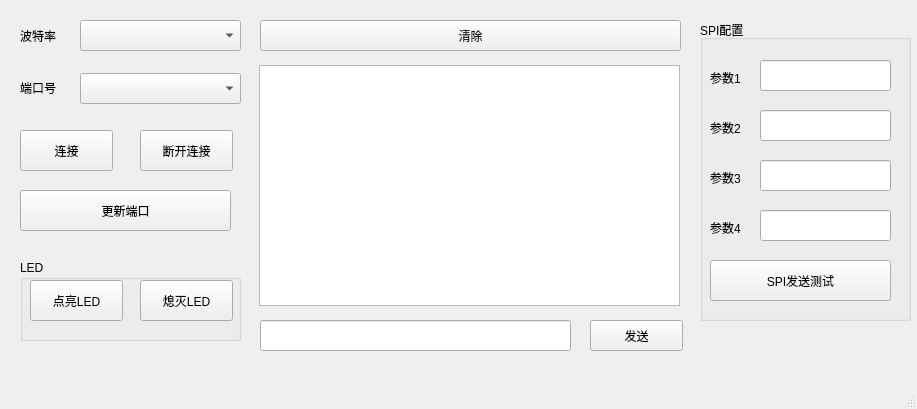
<?xml version="1.0" encoding="UTF-8"?>
<ui version="4.0">
 <class>MainWindow</class>
 <widget class="QMainWindow" name="MainWindow">
  <property name="geometry">
   <rect>
    <x>0</x>
    <y>0</y>
    <width>917</width>
    <height>409</height>
   </rect>
  </property>
  <property name="windowTitle">
   <string>MainWindow</string>
  </property>
  <widget class="QWidget" name="centralwidget">
   <widget class="QPushButton" name="Connect">
    <property name="geometry">
     <rect>
      <x>20</x>
      <y>130</y>
      <width>93</width>
      <height>41</height>
     </rect>
    </property>
    <property name="text">
     <string>连接</string>
    </property>
   </widget>
   <widget class="QPushButton" name="Disconnect">
    <property name="geometry">
     <rect>
      <x>140</x>
      <y>130</y>
      <width>93</width>
      <height>41</height>
     </rect>
    </property>
    <property name="text">
     <string>断开连接</string>
    </property>
   </widget>
   <widget class="QComboBox" name="Ports">
    <property name="geometry">
     <rect>
      <x>80</x>
      <y>73</y>
      <width>161</width>
      <height>31</height>
     </rect>
    </property>
    <property name="minimumSize">
     <size>
      <width>0</width>
      <height>24</height>
     </size>
    </property>
   </widget>
   <widget class="QTextBrowser" name="textBrowser">
    <property name="geometry">
     <rect>
      <x>259</x>
      <y>65</y>
      <width>421</width>
      <height>241</height>
     </rect>
    </property>
    <property name="undoRedoEnabled">
     <bool>false</bool>
    </property>
    <property name="lineWrapMode">
     <enum>QTextEdit::WidgetWidth</enum>
    </property>
   </widget>
   <widget class="QLabel" name="BaudRateLab">
    <property name="geometry">
     <rect>
      <x>20</x>
      <y>20</y>
      <width>71</width>
      <height>31</height>
     </rect>
    </property>
    <property name="text">
     <string>波特率</string>
    </property>
   </widget>
   <widget class="QPushButton" name="Clear">
    <property name="geometry">
     <rect>
      <x>260</x>
      <y>20</y>
      <width>421</width>
      <height>31</height>
     </rect>
    </property>
    <property name="text">
     <string>清除</string>
    </property>
   </widget>
   <widget class="QLabel" name="label_8">
    <property name="geometry">
     <rect>
      <x>20</x>
      <y>80</y>
      <width>61</width>
      <height>16</height>
     </rect>
    </property>
    <property name="text">
     <string>端口号</string>
    </property>
   </widget>
   <widget class="QLineEdit" name="lineEdit">
    <property name="geometry">
     <rect>
      <x>260</x>
      <y>320</y>
      <width>311</width>
      <height>31</height>
     </rect>
    </property>
   </widget>
   <widget class="QPushButton" name="RefreshPorts">
    <property name="geometry">
     <rect>
      <x>20</x>
      <y>190</y>
      <width>211</width>
      <height>41</height>
     </rect>
    </property>
    <property name="text">
     <string>更新端口</string>
    </property>
   </widget>
   <widget class="QPushButton" name="Send">
    <property name="geometry">
     <rect>
      <x>590</x>
      <y>320</y>
      <width>93</width>
      <height>31</height>
     </rect>
    </property>
    <property name="text">
     <string>发送</string>
    </property>
   </widget>
   <widget class="QComboBox" name="BaudRate">
    <property name="geometry">
     <rect>
      <x>80</x>
      <y>20</y>
      <width>161</width>
      <height>31</height>
     </rect>
    </property>
   </widget>
   <widget class="QPushButton" name="pB_LightOn">
    <property name="geometry">
     <rect>
      <x>30</x>
      <y>280</y>
      <width>93</width>
      <height>41</height>
     </rect>
    </property>
    <property name="text">
     <string>点亮LED</string>
    </property>
   </widget>
   <widget class="QGroupBox" name="groupBox">
    <property name="geometry">
     <rect>
      <x>20</x>
      <y>260</y>
      <width>221</width>
      <height>81</height>
     </rect>
    </property>
    <property name="title">
     <string>LED</string>
    </property>
    <widget class="QPushButton" name="pB_LightOff">
     <property name="geometry">
      <rect>
       <x>120</x>
       <y>20</y>
       <width>93</width>
       <height>41</height>
      </rect>
     </property>
     <property name="text">
      <string>熄灭LED</string>
     </property>
    </widget>
   </widget>
   <widget class="QGroupBox" name="groupBox_2">
    <property name="geometry">
     <rect>
      <x>700</x>
      <y>20</y>
      <width>211</width>
      <height>301</height>
     </rect>
    </property>
    <property name="title">
     <string>SPI配置</string>
    </property>
    <widget class="QLabel" name="label">
     <property name="geometry">
      <rect>
       <x>10</x>
       <y>50</y>
       <width>72</width>
       <height>15</height>
      </rect>
     </property>
     <property name="text">
      <string>参数1</string>
     </property>
    </widget>
    <widget class="QLabel" name="label_2">
     <property name="geometry">
      <rect>
       <x>10</x>
       <y>100</y>
       <width>72</width>
       <height>15</height>
      </rect>
     </property>
     <property name="text">
      <string>参数2</string>
     </property>
    </widget>
    <widget class="QLabel" name="label_3">
     <property name="geometry">
      <rect>
       <x>10</x>
       <y>150</y>
       <width>72</width>
       <height>15</height>
      </rect>
     </property>
     <property name="text">
      <string>参数3</string>
     </property>
    </widget>
    <widget class="QLineEdit" name="lb_param1">
     <property name="geometry">
      <rect>
       <x>60</x>
       <y>40</y>
       <width>131</width>
       <height>31</height>
      </rect>
     </property>
    </widget>
    <widget class="QLineEdit" name="lb_param2">
     <property name="geometry">
      <rect>
       <x>60</x>
       <y>90</y>
       <width>131</width>
       <height>31</height>
      </rect>
     </property>
    </widget>
    <widget class="QLineEdit" name="lb_param3">
     <property name="geometry">
      <rect>
       <x>60</x>
       <y>140</y>
       <width>131</width>
       <height>31</height>
      </rect>
     </property>
    </widget>
    <widget class="QLineEdit" name="lb_param4">
     <property name="geometry">
      <rect>
       <x>60</x>
       <y>190</y>
       <width>131</width>
       <height>31</height>
      </rect>
     </property>
    </widget>
    <widget class="QLabel" name="label_4">
     <property name="geometry">
      <rect>
       <x>10</x>
       <y>200</y>
       <width>72</width>
       <height>15</height>
      </rect>
     </property>
     <property name="text">
      <string>参数4</string>
     </property>
    </widget>
    <widget class="QPushButton" name="pB_SpiTest">
     <property name="geometry">
      <rect>
       <x>10</x>
       <y>240</y>
       <width>181</width>
       <height>41</height>
      </rect>
     </property>
     <property name="text">
      <string>SPI发送测试</string>
     </property>
    </widget>
   </widget>
   <zorder>groupBox</zorder>
   <zorder>groupBox_2</zorder>
   <zorder>Connect</zorder>
   <zorder>Disconnect</zorder>
   <zorder>Ports</zorder>
   <zorder>textBrowser</zorder>
   <zorder>BaudRateLab</zorder>
   <zorder>Clear</zorder>
   <zorder>label_8</zorder>
   <zorder>lineEdit</zorder>
   <zorder>RefreshPorts</zorder>
   <zorder>Send</zorder>
   <zorder>BaudRate</zorder>
   <zorder>pB_LightOn</zorder>
  </widget>
  <widget class="QMenuBar" name="menubar">
   <property name="geometry">
    <rect>
     <x>0</x>
     <y>0</y>
     <width>917</width>
     <height>26</height>
    </rect>
   </property>
  </widget>
  <widget class="QStatusBar" name="statusbar"/>
 </widget>
 <resources/>
 <connections/>
</ui>
